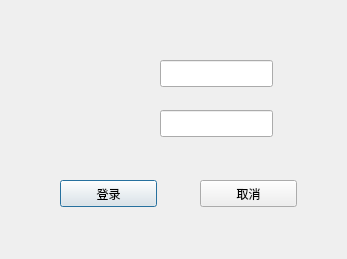
<?xml version="1.0" encoding="UTF-8"?>
<ui version="4.0">
 <class>Dialog</class>
 <widget class="QDialog" name="Dialog">
  <property name="geometry">
   <rect>
    <x>0</x>
    <y>0</y>
    <width>347</width>
    <height>259</height>
   </rect>
  </property>
  <property name="windowTitle">
   <string>Dialog</string>
  </property>
  <widget class="QLineEdit" name="username">
   <property name="geometry">
    <rect>
     <x>160</x>
     <y>60</y>
     <width>113</width>
     <height>27</height>
    </rect>
   </property>
   <property name="font">
    <font>
     <pointsize>20</pointsize>
    </font>
   </property>
  </widget>
  <widget class="QLineEdit" name="userpasswd">
   <property name="geometry">
    <rect>
     <x>160</x>
     <y>110</y>
     <width>113</width>
     <height>27</height>
    </rect>
   </property>
   <property name="font">
    <font>
     <pointsize>20</pointsize>
    </font>
   </property>
   <property name="echoMode">
    <enum>QLineEdit::Password</enum>
   </property>
  </widget>
  <widget class="QPushButton" name="blogin">
   <property name="geometry">
    <rect>
     <x>60</x>
     <y>180</y>
     <width>97</width>
     <height>27</height>
    </rect>
   </property>
   <property name="text">
    <string>登录</string>
   </property>
  </widget>
  <widget class="QPushButton" name="bcancel">
   <property name="geometry">
    <rect>
     <x>200</x>
     <y>180</y>
     <width>97</width>
     <height>27</height>
    </rect>
   </property>
   <property name="text">
    <string>取消</string>
   </property>
  </widget>
 </widget>
 <resources/>
 <connections/>
</ui>
